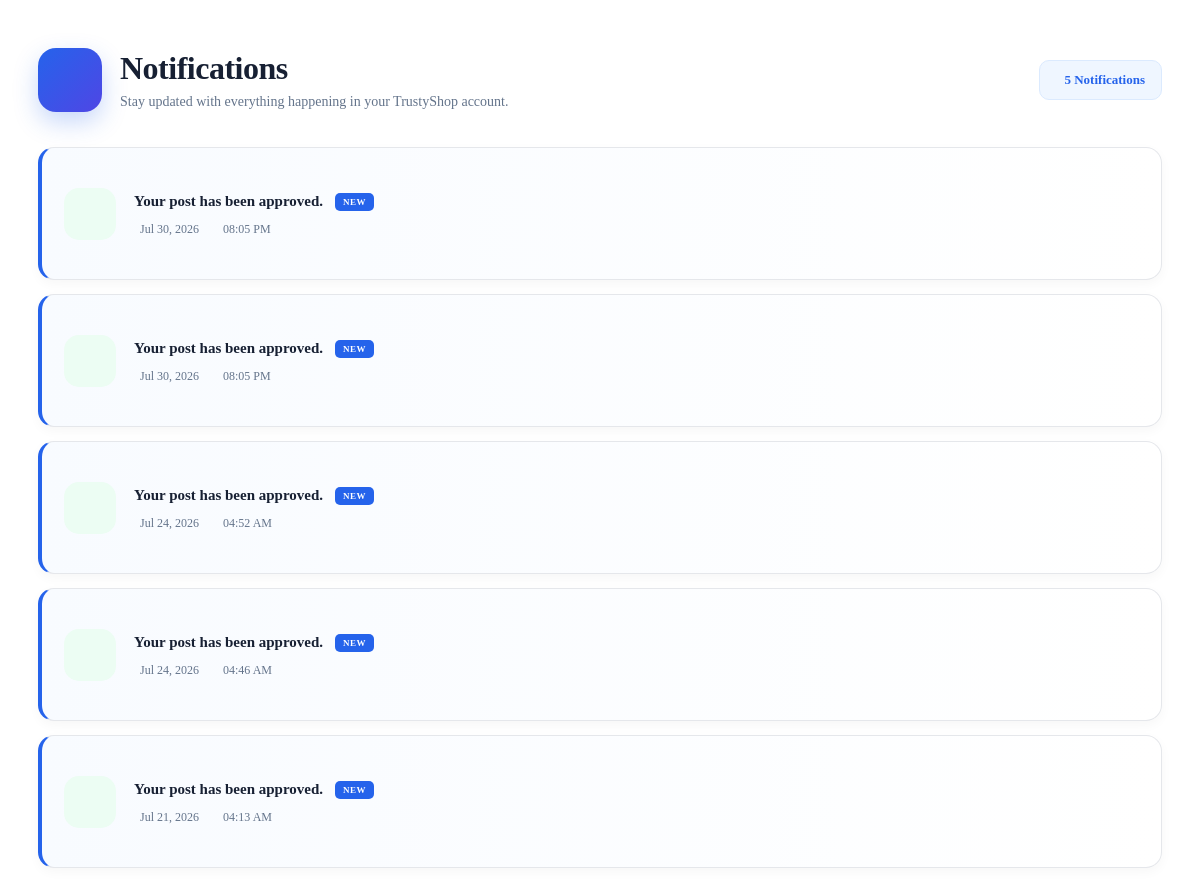
Before: /notifications/ (signed in) with the older database file.
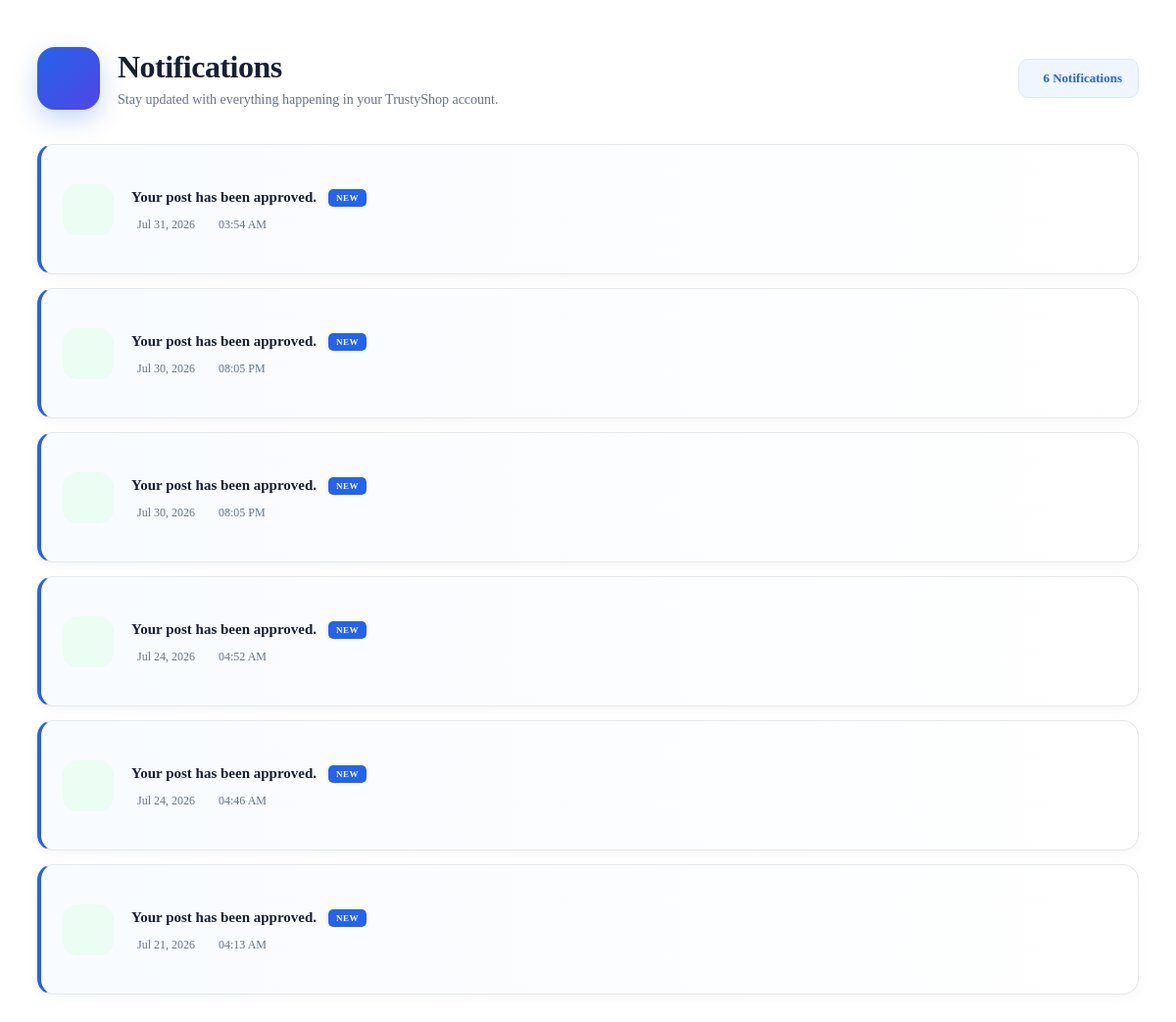
After: the same page with the newer database file.
### notifications/models.py (models this page shows, shortened)
class Notification(models.Model):
    NOTIFICATION_TYPES = [
        ("new_post", "New Post"),
        ("approved", "Approved"),
        ("rejected", "Rejected"),
    ]
    user = models.ForeignKey(
        User,
        on_delete=models.CASCADE,
        related_name="notifications"
    )
    post = models.ForeignKey(
        Post,
        on_delete=models.CASCADE,
        null=True,
        blank=True,
        related_name="notifications"
    )
    message = models.CharField(
        max_length=255
    )
    notification_type = models.CharField(
        max_length=20,
        choices=NOTIFICATION_TYPES
    )
    is_read = models.BooleanField(
        default=False
    )
    created_at = models.DateTimeField(
        auto_now_add=True
    )
    class Meta:
        ordering = ["-created_at"]

### notifications/views.py (the view)
# urls.py: path("notifications/",include("notifications.urls")),
@login_required
def notifications(request):
    data = Notification.objects.filter(
        user=request.user
    ).order_by(
        "-created_at"
    )
    return render(
        request,
        "notifications/notification.html",
        {
            "notifications":data
        }
    )

### adminpanel/context_processors.py (called while the page is built)
def admin_notifications(request):
    if request.user.is_authenticated:
        notifications = Notification.objects.filter(
            user=request.user,
            is_read=False
        )
        print("Current User :", request.user.username)
        print("Notification Count :", notifications.count())
        return {
            "notification_count": notifications.count(),
            "admin_notifications": notifications
        }
    return {
        "notification_count": 0,
        "admin_notifications": []
    }

### notifications/templates/notifications/notification.html (shortened to what this page needs)
{% extends 'base.html' %}
{% load static %}
{% block content %}
<link rel="stylesheet" href="{% static 'css/notification.css' %}">
<div class="notifications-page">
    <div class="page-header">
        <div class="page-title-area">
            <div class="page-icon">
            </div>
            <div>
                <h1>Notifications</h1>
                <p>
                    Stay updated with everything happening in your TrustyShop account.
                </p>
            </div>
        </div>
        <div class="notification-count">
            {{ notifications|length }} Notifications
        </div>
    </div>
    <div class="notifications-list">
        {% for notification in notifications %}
        <div class="notification-card {% if not notification.is_read %}unread{% endif %}">
            <div class="notification-icon
                {% if notification.notification_type == 'approved' %}
                    approved
                {% elif notification.notification_type == 'rejected' %}
                    rejected
                {% else %}
                    pending
                {% endif %}
            ">
            </div>
            <div class="notification-body">
                <div class="notification-top">
                    <h3>
                        {{ notification.message }}
                    </h3>
                    {% if not notification.is_read %}
                    <span class="new-badge">
                        NEW
                    </span>
                    {% endif %}
                </div>
                <div class="notification-meta">
                    <span>
                        {{ notification.created_at|date:"M d, Y" }}
                    </span>
                    <span>
                        {{ notification.created_at|date:"h:i A" }}
                    </span>
                </div>
            </div>
        </div>
        {% endfor %}
    </div>
</div>
{% endblock %}

Changed rows visible on the page:
added Notification: message "Your post has been approved.", is_read "NEW", created_at "Jul 31, 2026", created_at "03:54 AM"
Other visible differences:
{{ notifications|length }}: "5" → "6"
